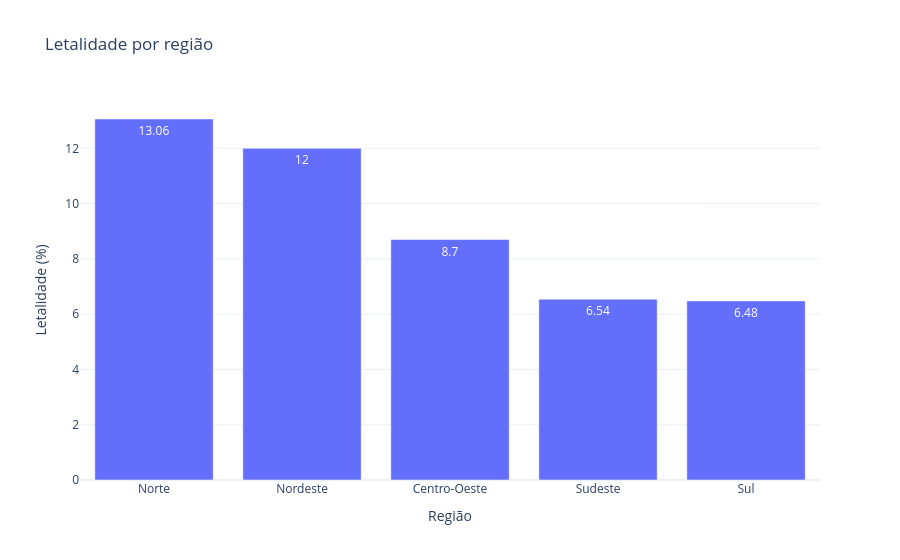

Notebook code cell kept with this figure:
### Code cell
regiao = (
    df.groupby("regiao", as_index=False)
    .agg(
        acidentes=("id", "count"),
        mortos=("mortos", "sum"),
        feridos=("feridos", "sum"),
        fatais=("acidente_fatal", "sum")
    )
)

regiao["letalidade_%"] = (regiao["mortos"] / regiao["acidentes"] * 100).round(2)

fig = px.bar(
    regiao.sort_values("letalidade_%", ascending=False),
    x="regiao",
    y="letalidade_%",
    text="letalidade_%",
    title="Letalidade por região",
    labels={"regiao": "Região", "letalidade_%": "Letalidade (%)"}
)

fig.update_layout(template="plotly_white")
fig.show()

regiao.sort_values("letalidade_%", ascending=False)

### Figure 1 — Plotly figure (JSON) as saved in the notebook; plotly's stock layout.template omitted (floating-point values rounded to 4 significant figures)
{"data": [{"alignmentgroup": "True", "hovertemplate": "Região=%{x}<br>Letalidade (%)=%{text}<extra></extra>", "legendgroup": "", "marker": {"color": "#636efa", "pattern": {"shape": ""}}, "name": "", "offsetgroup": "", "orientation": "v", "showlegend": false, "text": [13.06, 12, 8.7, 6.54, 6.48], "textposition": "auto", "type": "bar", "x": ["Norte", "Nordeste", "Centro-Oeste", "Sudeste", "Sul"], "xaxis": "x", "y": [13.06, 12, 8.7, 6.54, 6.48], "yaxis": "y"}], "layout": {"barmode": "relative", "legend": {"tracegroupgap": 0}, "title": {"text": "Letalidade por região"}, "xaxis": {"anchor": "y", "domain": [0, 1], "title": {"text": "Região"}}, "yaxis": {"anchor": "x", "domain": [0, 1], "title": {"text": "Letalidade (%)"}}}}
